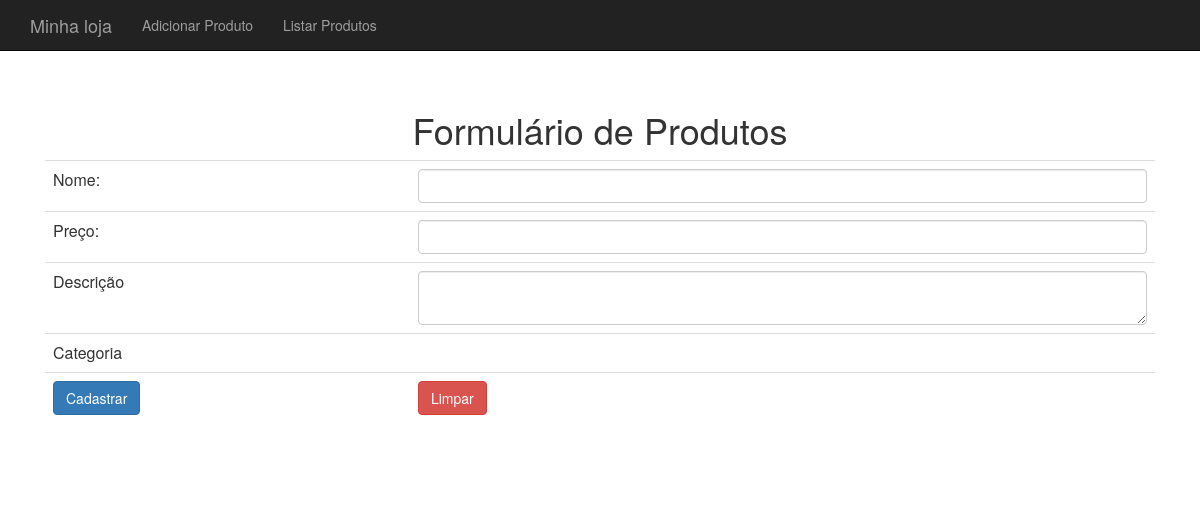
The app's page /produto-formulario.php, older data.
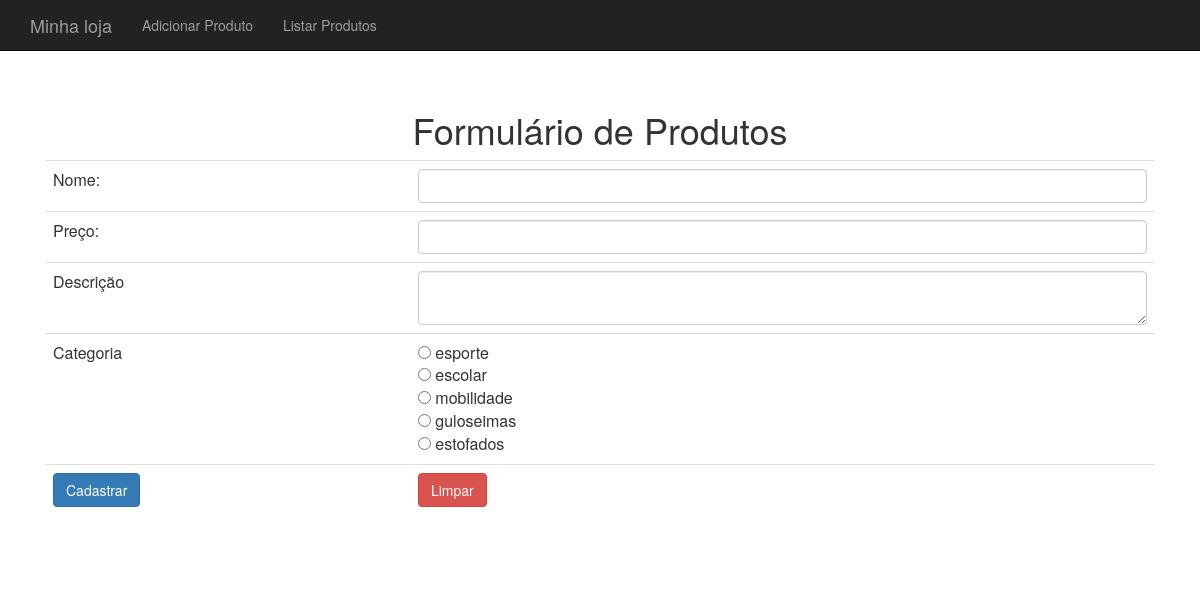
The same page, newer data.
### tables this page shows
CREATE TABLE `categorias` (
  `id` int(11) NOT NULL,
  `nome` varchar(255) DEFAULT NULL
);

### banco-categoria.php (called while the page is built)
<?php
function listaCategorias($conexao){
	$categorias = array();
	$resultado = mysqli_query($conexao, "select * from categorias");
	while($categoria = mysqli_fetch_assoc($resultado)){
		array_push($categorias, $categoria);
	}
	return $categorias;
}
?>

### produto-formulario.php (the view)
<?php
include("cabecalho.php");
include("conecta.php");
include("banco-categoria.php");
$categorias = listaCategorias($conexao);
?>
	<h1>Formulário de Produtos</h1>
	<form action="adiciona-produto.php" method="post">
		<table class="table">
			<tr>
				<td>Nome:</td>
				<td><input class="form-control" type="text" name="nome"></td>
			</tr>
			<tr>
				<td>Preço:</td>
				<td><input class="form-control" type="number" name="preco"></td>
			</tr>
			<tr>
				<td>Descrição</td>
				<td><textarea class="form-control" name="descricao"></textarea></td>
			</tr>
			<tr>
				<td>Categoria</td>
				<td>
				<?php foreach($categorias as $categoria):?>
					<input type="radio" name="categoria_id" value="<?php echo $categoria['id'] ?>">
					<?php echo $categoria['nome']."<br>" ?>
				<?php endforeach?>
				</td>
			</tr>
			<tr>
				<td><input class="btn btn-primary" type="submit" value="Cadastrar"></td>
				<td><input class="btn btn-danger" type="reset" value="Limpar"></td>
			</tr>
		</table>
	</form>
<?php include("rodape.php"); ?>

### cabecalho.php (shortened to what this page needs)
<html>
<head>
	<link href="css/bootstrap.css" rel="stylesheet" type="text/css">
	<link href="css/loja.css" rel="stylesheet" type="text/css">
</head>
<body>
	<div class="navbar navbar-inverse navbar-fixed-top">
		<div class="container">
			<div class="navbar-header">
			<a class="navbar-brand" href="index.php">Minha loja</a>
		</div>
		<div>
			<ul class="nav navbar-nav">
				<li><a href="produto-formulario.php">Adicionar Produto</a></li>
				<li><a href="produto-lista.php">Listar Produtos</a></li>
			</ul>
		</div>
		</div>
	</div>
	<div class="container">
		<div class="principal">

### rodape.php
</div>
</div>
</html>

### css/loja.css (style rules this page uses)
body { padding-top:50px; }
.principal { padding: 40px 15px; text-align: center; }

Row changes from the older to the newer data that the page shows:
added categorias: nome "esporte"
added categorias: nome "escolar"
added categorias: nome "mobilidade"
added categorias: nome "guloseimas"
added categorias: nome "estofados"
